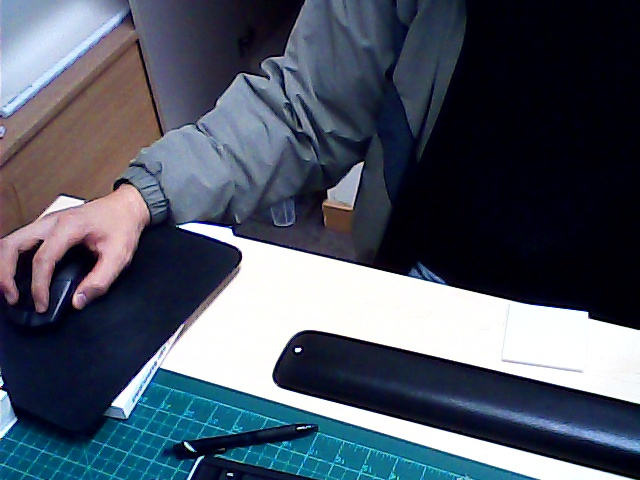
//> input picture puzzle/images/capture_image/capture_image.jpg, 640 x 480 px, given in place of the camera
$ ./fingertipsAdd2   (built with g++ and OpenCV 4)
//> lines starting //> are read from the running program, lines starting //| are printed output that depends on the picture; after the words box and inside, x2 and y2 are one past the last pixel; in counts of white or black regions, pixels touching at a corner belong together
#include <opencv2/opencv.hpp>
#include <iostream>
#include <deque>
#include <numeric>
using namespace cv;
using namespace std;

// 두 점 사이 각도 계산
static inline double angleBetween(const Point& s, const Point& f, const Point& e) {
    double a = norm(s - f), b = norm(e - f), c = norm(e - s);
    if (a < 1e-5 || b < 1e-5) return 180.0;
    double cosv = (a*a + b*b - c*c) / (2*a*b);
    cosv = max(-1.0, min(1.0, cosv));
    return acos(cosv) * 180.0 / CV_PI;
}

int main() {
    VideoCapture cap(0, cv::CAP_V4L2);
    if (!cap.isOpened()) {
        cerr << "Camera open failed!\n";
        return -1;
    }

    const Scalar YCrCb_low(0, 133, 77);
    const Scalar YCrCb_high(255, 173, 127);

    Mat frame, ycrcb, maskSkin, handOnly;
    Mat kernel = getStructuringElement(MORPH_ELLIPSE, Size(5, 5));

    deque<int> countHistory;
    const int histSize = 5;

    while (true) {
        if (!cap.read(frame) || frame.empty()) {
            cerr << "Frame capture failed!" << endl;
            continue;
        }
//> frame is the input picture: 480 rows x 640 cols, CV_8UC3; mean B, G, R 100.8, 86.3, 77.6

        // 피부색 마스크 생성
        cvtColor(frame, ycrcb, COLOR_BGR2YCrCb);
//> ycrcb: 480 rows x 640 cols, CV_8UC3; mean of channels 0, 1, 2 85.3, 122.4, 136.8
        inRange(ycrcb, YCrCb_low, YCrCb_high, maskSkin);
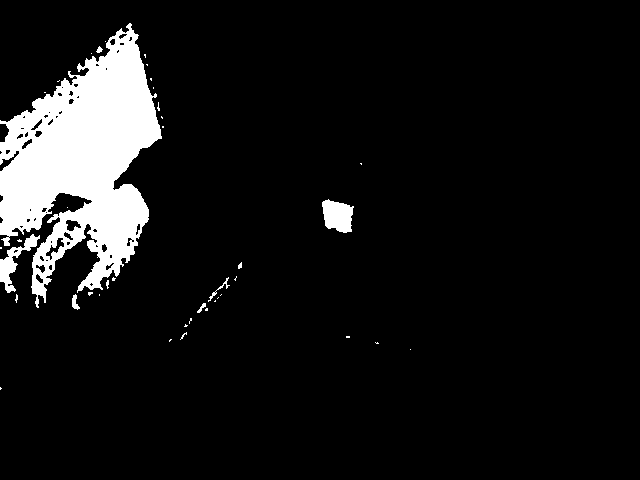
//> maskSkin: 480 rows x 640 cols, CV_8UC1; 8.5% white; 41 white regions (33 under 20 px), largest, box (x1, y1, x2, y2) and area: (0, 23, 162, 308) 24250, (322, 199, 354, 233) 790, (0, 234, 40, 293) 672

        // 마스크 정제 (잡음 제거) - 너무 강하게 하지 않음
        morphologyEx(maskSkin, maskSkin, MORPH_OPEN, kernel);
        morphologyEx(maskSkin, maskSkin, MORPH_CLOSE, kernel);
        GaussianBlur(maskSkin, maskSkin, Size(3, 3), 0);
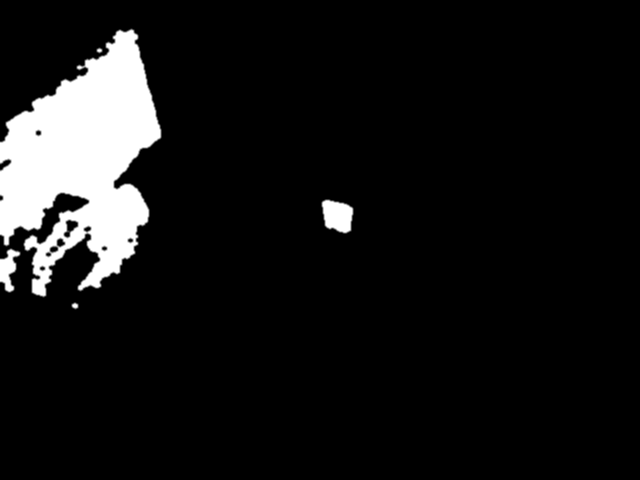
//> maskSkin: 480 rows x 640 cols, CV_8UC1; min 0, max 255, mean 21.4

        // Hand Only 이미지 (손만 추출, 배경=검정)
        handOnly = Mat::zeros(frame.size(), frame.type());
        frame.copyTo(handOnly, maskSkin);
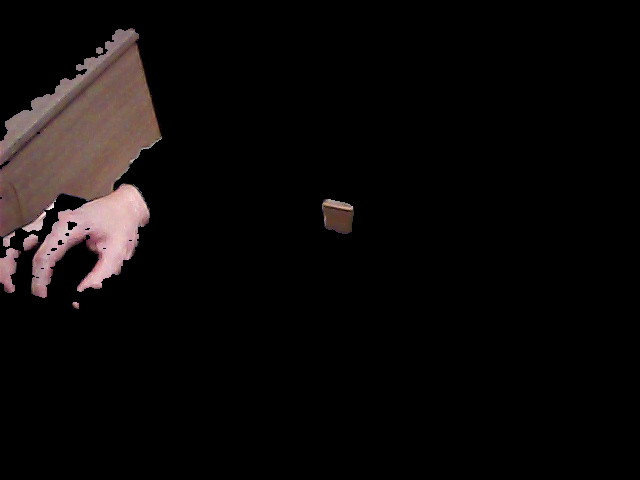
//> handOnly: 480 rows x 640 cols, CV_8UC3; mean B, G, R 9.5, 9.8, 12.5

        // 제스처 분석용 컨투어
        vector<vector<Point>> contours;
        findContours(maskSkin.clone(), contours, RETR_EXTERNAL, CHAIN_APPROX_SIMPLE);
//> contours = 5 contours; box (x1, y1, x2, y2) and area: (0, 28, 162, 298) 25754, (321, 199, 354, 234) 860, (0, 248, 21, 293) 526, (71, 302, 79, 310) 42, (96, 47, 103, 54) 30

        string action = "None";

        if (!contours.empty()) {
            // 가장 큰 컨투어 선택 = 손
            size_t maxIdx = 0;
            double maxArea = 0;
            for (size_t i = 0; i < contours.size(); i++) {
                double area = contourArea(contours[i]);
                if (area > maxArea) { maxArea = area; maxIdx = i; }
            }
//> this loop made 5 passes
//> (area, maxArea) on passes 1, 2, 3, 5: (41.5, 41.5), (526, 526), (860, 860), (25754.5, 25754.5)
//> area on pass 4: 30
//> after the loop, maxArea = 25754.5; maxIdx = 4
            vector<Point> cnt = contours[maxIdx];
//> cnt = contour of 648 points, box (x1, y1, x2, y2) (0, 28, 162, 298), area 25754

            if (cnt.size() >= 5) {
                vector<Point> approx;
                approxPolyDP(cnt, approx, 0.01 * arcLength(cnt, true), true);
//> approx = 15 Points (x, y), first 12: [132, 28], [5, 121], [3, 245], [59, 194], [88, 201], [24, 239], [35, 295], [86, 234], [99, 259], [77, 290], [101, 287], [148, 222]

                // 중심점
                Moments mm = moments(approx);
//> mm = moments, m00 25258.5, centre m10/m00, m01/m00 = (81.47, 162)
                Point2f c((float)(mm.m10 / max(mm.m00, 1e-5)),
                          (float)(mm.m01 / max(mm.m00, 1e-5)));
//> c = Point(81.47, 162)
                circle(handOnly, c, 4, Scalar(255, 0, 0), FILLED);
//> handOnly: 480 rows x 640 cols, CV_8UC3; 49 pixels changed, all inside (x1, y1, x2, y2) = (77, 158, 86, 167)

                // Convex Hull + Defects
                vector<int> hullIdx;
                convexHull(approx, hullIdx, false, false);
//> hullIdx = [14, 11, 10, 9, 6, 2, 1, 0]
                vector<Vec4i> defects;
                if (hullIdx.size() > 3) {
                    try {
                        convexityDefects(approx, hullIdx, defects);
//> defects = 3 items: [2, 6, 4, 24400], [6, 9, 7, 13963], [11, 14, 13, 10011]
                    } catch (const cv::Exception& e) {
                        cerr << "convexityDefects error: " << e.what() << endl;
                        defects.clear();
                    }
                }

                // 손끝 후보
                vector<Point> tips;
                for (const auto& d : defects) {
                    int s = d[0], e = d[1], f = d[2];
                    float depth = d[3] / 256.0f;
                    Point ps = approx[s], pe = approx[e], pf = approx[f];
                    double ang = angleBetween(ps, pf, pe);
                    if (depth > 10.0f && ang < 90.0) {
                        tips.push_back(ps);
                        tips.push_back(pe);
                    }
                }
//> this loop made 3 passes
//> (d, s, e, f, depth, ps, pe, pf) on passes 1 to 3: ([2, 6, 4, 24400], 2, 6, 4, 95.31, Point(3, 245), Point(35, 295), Point(88, 201)), ([6, 9, 7, 13963], 6, 9, 7, 54.54, Point(35, 295), Point(77, 290), Point(86, 234)), ([11, 14, 13, 10011], 11, 14, 13, 39.11, Point(148, 222), Point(161, 138), Point(114, 186))

                // 중복 제거 + 손목 제거
                vector<Point> uniq;
                const int minDist = 20;
                for (const auto& p : tips) {
                    if (p.y >= c.y) continue;
                    bool keep = true;
                    for (const auto& q : uniq)
                        if (norm(p - q) < minDist) { keep = false; break; }
                    if (keep) uniq.push_back(p);
                }
//> this loop made 4 passes

                // 손가락 개수 안정화
                int fingerCount = (int)uniq.size();
//> fingerCount = 0
                countHistory.push_back(fingerCount);
//> countHistory = 1 item
                if (countHistory.size() > histSize) countHistory.pop_front();
                int avgCount = accumulate(countHistory.begin(), countHistory.end(), 0) /
                               (int)countHistory.size();
//> avgCount = 0

                // 제스처 판별
                if (avgCount == 0) {
                    action = "Fist -> Undo One";
                }
                else if (avgCount >= 4) {
                    action = "All Fingers -> Clear All";
                }
                else if (avgCount == 2 && uniq.size() >= 2) {
                    Point p1 = uniq[0], p2 = uniq[1];
                    double dist = norm(p1 - p2);
                    int yDiff = abs(p1.y - p2.y);

                    if (p1.y < c.y && p2.y < c.y && yDiff < 50 && dist > 80) {
                        action = "V Sign -> Color Select";
                    } else {
                        action = "Index+Thumb -> Drawing Mode";
                    }
                }
                else if (avgCount == 1 && uniq.size() >= 1) {
                    action = "One Finger -> Mouse Pointer";
                }

                // 손가락 끝 좌표 표시
                for (const auto& p : uniq) {
                    circle(handOnly, p, 8, Scalar(0, 255, 255), FILLED);
                }
//> this loop made 0 passes
            }
        }

        // 결과 출력
        putText(handOnly, action, Point(50, 50), FONT_HERSHEY_SIMPLEX,
                1.0, Scalar(0, 0, 255), 2);
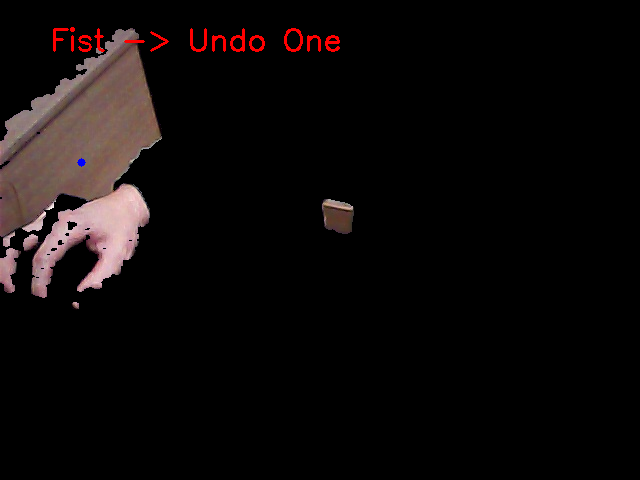
//> handOnly: 480 rows x 640 cols, CV_8UC3; mean B, G, R 9.5, 9.8, 13.8

        imshow("Original", frame);
        imshow("Skin Mask", maskSkin);
        imshow("Hand Only", handOnly);

        int k = waitKey(1) & 0xFF;
//> the 'q' key is pressed
        if (k == 'q' || k == 27) break;
    }

    return 0;
}
